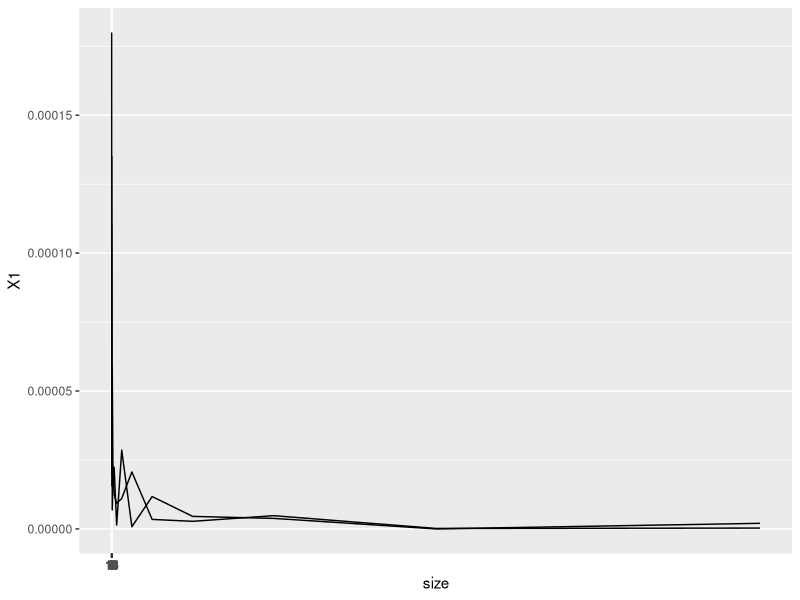
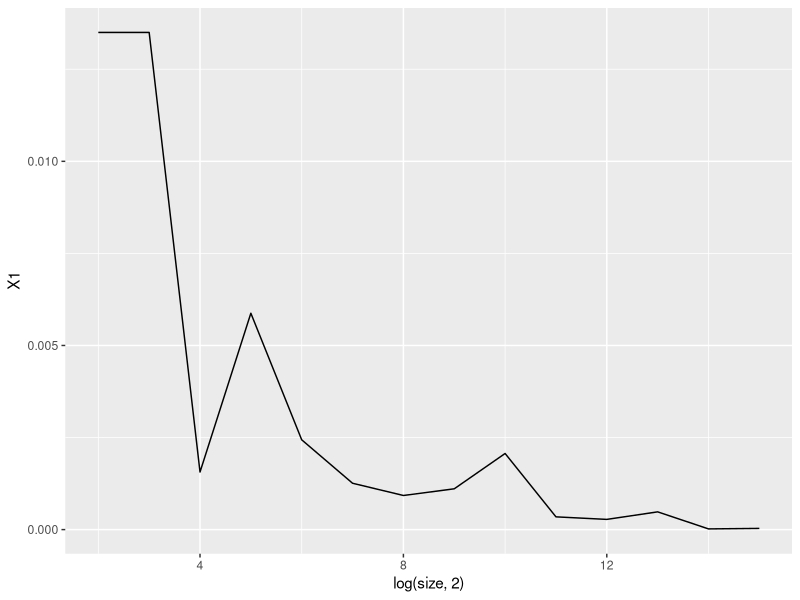

Reproduce these figures in R, in order.
## ---- chunk 1
knitr::opts_chunk$set(echo = TRUE)
## ---- chunk 2
library(tidyverse)
library(ggplot2)
## ---- chunk 3
# generate testing result
set.seed(1)
test_size <- 100000
size <- NA
for(i in 2:15) {
  size[i-1] <- 2**i
}
prob <- c(0.01,0.05,0.1,0.2,0.5)
Abs_Error <- matrix(NA,14,5)
Rel_Error <- matrix(NA,14,5)
for(i in 1:14) {
  for(j in 1:5) {
    temp <- rbinom(test_size,size[i],prob[j])
    Abs_Error[i,j] <- abs(mean(temp)/size[i] - prob[j])
    Rel_Error[i,j] <- abs((mean(temp)/size[i] - prob[j])/prob[j])
  }
}

Abs_Error <- data.frame(Abs_Error)
Rel_Error <- data.frame(Rel_Error)
## ---- chunk 4
ggplot() + geom_line(Abs_Error,mapping = aes(size, X1)) + geom_line(Abs_Error,mapping = aes(size, X2)) + scale_x_log10() + scale_x_continuous(breaks=seq(0,16,1))
## ---- chunk 5
ggplot(Rel_Error,aes(log(size,2), X1)) + geom_line()
